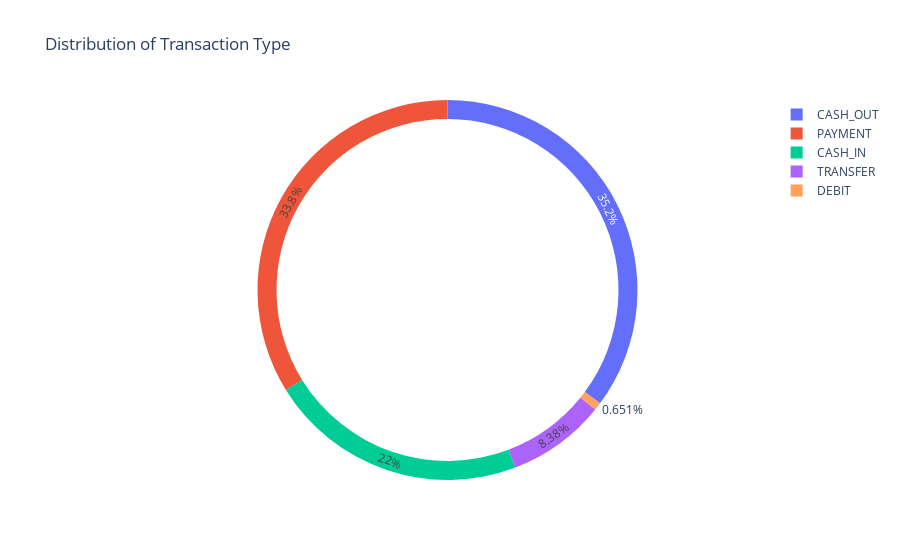

Notebook code cell kept with this figure:
### Code cell
figure = px.pie(data, 
             values=quantity, 
             names=transactions,hole = 0.9, 
             title="Distribution of Transaction Type")
figure.show()

### Figure 1 — Plotly figure (JSON) as saved in the notebook; plotly's stock layout.template omitted (floating-point values rounded to 4 significant figures)
{"data": [{"domain": {"x": [0, 1], "y": [0, 1]}, "hole": 0.9, "hovertemplate": "label=%{label}<br>value=%{value}<extra></extra>", "labels": ["CASH_OUT", "PAYMENT", "CASH_IN", "TRANSFER", "DEBIT"], "legendgroup": "", "name": "", "showlegend": true, "type": "pie", "values": [2237500, 2151495, 1399284, 532909, 41432]}], "layout": {"legend": {"tracegroupgap": 0}, "title": {"text": "Distribution of Transaction Type"}}}
